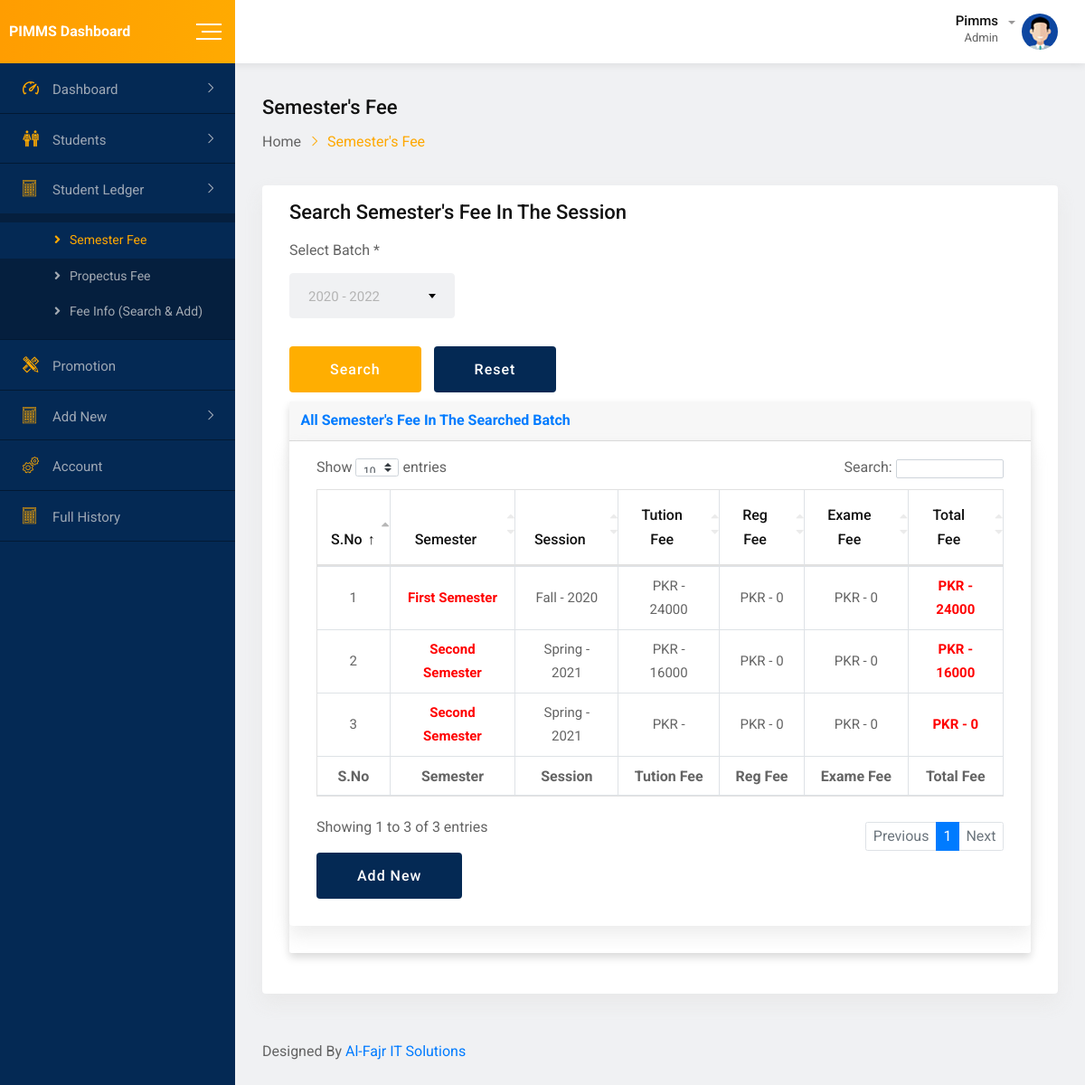
Page /admin/semester_fee.php?dataPassess=2020 - 2022 (signed in) on the committed database.
### tables this page shows
CREATE TABLE `semester_fee` (
  `id` int(11) NOT NULL,
  `session_id` int(11) NOT NULL,
  `semester_id` varchar(255) NOT NULL,
  `batch` varchar(255) NOT NULL,
  `amount` varchar(255) NOT NULL,
  `exame_fee` varchar(255) NOT NULL,
  `reg_fee` varchar(255) NOT NULL
);

CREATE TABLE `semester` (
  `id` int(11) NOT NULL,
  `semester` varchar(255) NOT NULL
);

CREATE TABLE `session` (
  `id` int(11) NOT NULL,
  `session` varchar(255) NOT NULL,
  `batch` varchar(255) NOT NULL
);

### admin/semester_fee.php (the view, shortened to what this page needs)
 <?php
    include('model/connection.php'); ?>
<!doctype html>
<html class="no-js" lang="">
<head>
    <link rel="stylesheet" href="css/normalize.css">
    <link rel="stylesheet" href="css/main.css">
    <link rel="stylesheet" href="css/bootstrap.min.css">
    <link rel="stylesheet" href="css/all.min.css">
    <link rel="stylesheet" href="fonts/flaticon.css">
    <link rel="stylesheet" href="css/animate.min.css">
    <link rel="stylesheet" href="css/select2.min.css">
    <link rel="stylesheet" href="css/datepicker.min.css">
    <link rel="stylesheet" href="style.css">
  <link href="vendor/fontawesome-free/css/all.min.css" rel="stylesheet" type="text/css">
  <link href="vendor/datatables/dataTables.bootstrap4.min.css" rel="stylesheet">
</head>
<body>
    <div id="wrapper" class="wrapper bg-ash">
        <?php include('include/header.php');?>
        <div class="dashboard-page-one">
          <?php include('include/side_menu.php');?>
            <div class="dashboard-content-one">
                <div class="breadcrumbs-area">
                    <h3>Semester's Fee</h3>
                    <ul>
                        <li>
                            <a href="index.php">Home</a>
                        </li>
                        <li>Semester's Fee</li>
                    </ul>
                </div>
                <div class="card height-auto">
                    <div class="card-body">
                        <div class="heading-layout1">
                            <div class="item-title">
                                <h3>Search Semester's Fee In The Session</h3>
                            </div>
                        </div>
                        <form class="new-added-form" action="model/searchData.php" method="post">
                            <div class="row">
                                 <div class="col-xl-3 col-lg-6 col-12 form-group">
                                    <label>Select  Batch *</label>
                                </div>
                                <div class="col-12 form-group mg-t-8">
                                    <button type="submit" class="btn-fill-lg btn-gradient-yellow btn-hover-bluedark" name="searchSemesterFee">Search
                                    </button>
                                    <button type="reset" class="btn-fill-lg bg-blue-dark btn-hover-yellow">Reset</button>
                                </div>
                            </div>
                        </form>
                         <div class="">
          <div class="card shadow mb-4">
            <div class="card-header py-3">
              <h6 class="m-0 font-weight-bold text-primary">All Semester's Fee In The Searched Batch</h6>
            </div>
            <div class="card-body">
                <?php if(@$_GET['dataPassess']){
                        $session_searched = @$_GET['dataPassess'];
                    $selectProsData = mysqli_query($conn,"SELECT * from semester_fee where batch = '$session_searched'");
                     ?>
              <div class="table-responsive">
                <table class="table table-bordered" id="dataTable" width="100%" cellspacing="0">
                  <thead>
                    <tr class="text-center">
                      <th>S.No</th>
                      <th>Semester</th>
                      <th>Session</th>
                      <th>Tution Fee</th>
                      <th>Reg Fee</th>
                      <th>Exame Fee</th>
                      <th>Total Fee</th>
                    </tr>
                  </thead>
                  <tfoot>
                    <tr class="text-center">
                       <th>S.No</th>
                      <th>Semester</th>
                      <th>Session</th>
                      <th>Tution Fee</th>
                      <th>Reg Fee</th>
                      <th>Exame Fee</th>
                      <th>Total Fee</th>
                    </tr>
                   </tfoot>
                   <?php
                   $i = 1;
                   while($show = mysqli_fetch_array($selectProsData)){
                    ?>
                    <tr class="text-center">
                      <td><?php echo $i; ?></td>
                      <td  style="color: red; font-weight: bold;">
                         <?php $search_semester =  $show['semester_id'];
                         $selectSemester = mysqli_query($conn,"SELECT * FROM semester where id = '$search_semester'");
                        $semesterArrayFetch = mysqli_fetch_array($selectSemester);
                         echo $semesterArrayFetch['semester'];
                         ?>
                         </td>
                         <td>
                             <?php
                        $session_id = $show['session_id'];
                       $selectBatch = mysqli_query($conn,"SELECT * FROM session where id = '$session_id'");
                       $BatchArrayFetch = mysqli_fetch_array($selectBatch);
                        echo $BatchArrayFetch['session'];
                             ?>
                         </td>
                         <td> PKR - <?php echo $show['amount'];?></td>
                         <td> PKR - <?php echo $show['reg_fee'];?></td>
                         <td> PKR - <?php echo $show['exame_fee'];?></td>
                         <td style="color: red; font-weight: bold;"> PKR - <?php echo $show['amount']+$show['reg_fee']+$show['exame_fee']; ?> </td>
                    </tr>
                <?php $i++;} ?>
                </table>
                <a href="prospectus_fee_add.php" class="btn-fill-lg bg-blue-dark btn-hover-yellow">Add New</a>
              </div>
            </div>
        <?php } ?>
          </div>
        </div>
                    </div>
                </div>
                 <footer class="footer-wrap-layout1">
                      Designed By <a href="tel:+923339202521">Al-Fajr IT Solutions</a>
                </footer>
            </div>
        </div>
    </div>
</body>
</html>

### admin/css/main.css (style rules this page uses)
html { color: #222; font-size: 1em; line-height: 1.4; }

### rows in the picture
semester_fee: semester.semester "First Semester", session.session "Fall - 2020", amount "24000", reg_fee "0", exame_fee "0", $show['amount']+$show['reg_fee']+$show['exame_fee'] "24000"
semester_fee: semester.semester "Second Semester", session.session "Spring - 2021", amount "16000", reg_fee "0", exame_fee "0", $show['amount']+$show['reg_fee']+$show['exame_fee'] "16000"
semester_fee: semester.semester "Second Semester", session.session "Spring - 2021", reg_fee "0", exame_fee "0", $show['amount']+$show['reg_fee']+$show['exame_fee'] "0"
